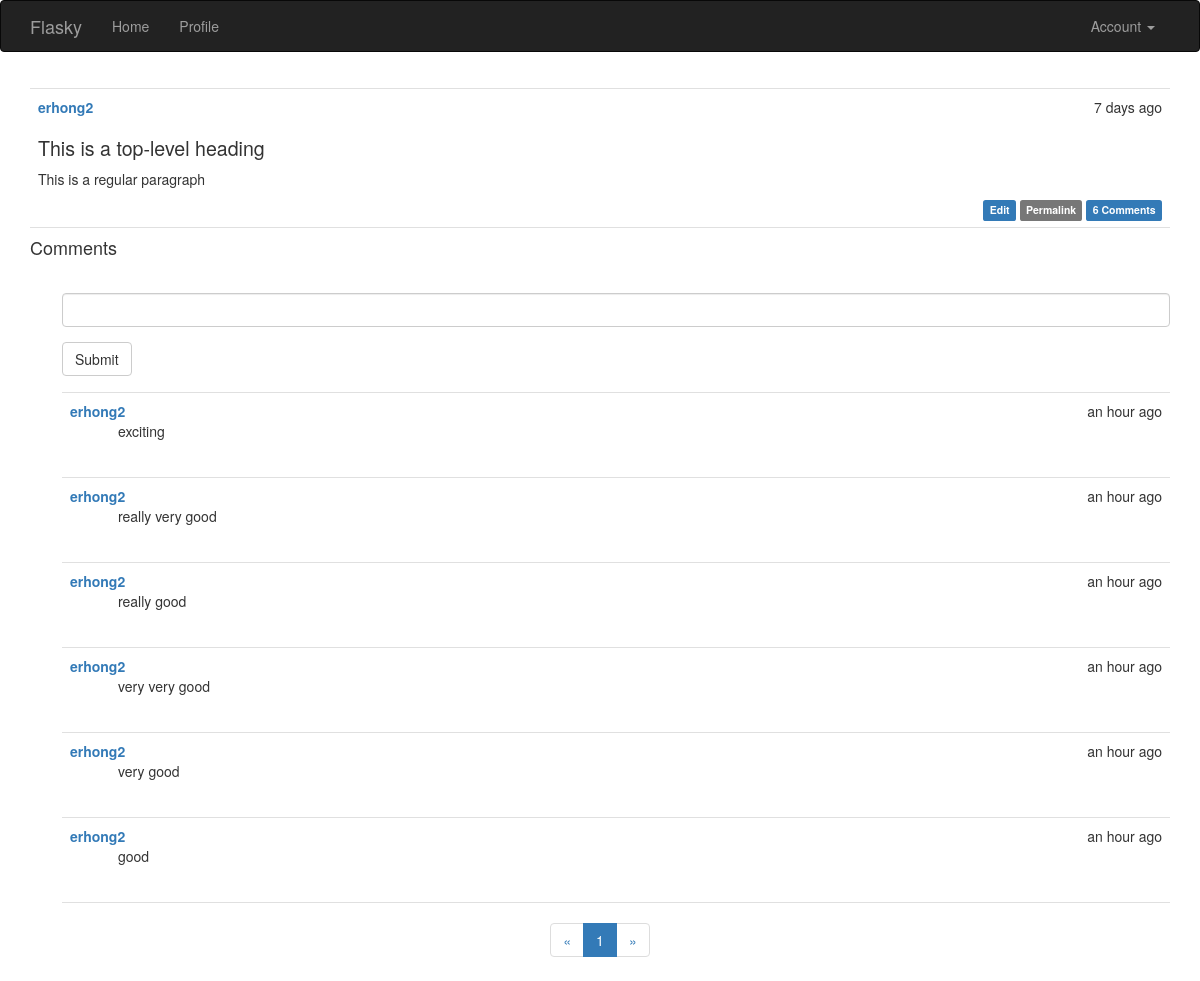
/post/103 (signed in), run on the app's committed database.
### app/models.py (models this page shows, shortened)
class Post(db.Model):
    __tablename__ = 'posts'
    id = db.Column(db.Integer, primary_key=True)
    body = db.Column(db.Text)
    timestamp = db.Column(db.DateTime, index=True, default=datetime.utcnow)
    author_id = db.Column(db.Integer, db.ForeignKey('users.id'))
    body_html = db.Column(db.Text)
    comments = db.relationship('Comment', backref='post', lazy='dynamic')

class User(UserMixin, db.Model):
    __tablename__ = 'users'
    id = db.Column(db.Integer, primary_key=True)
    email = db.Column(db.String(64), unique=True, index=True)
    username = db.Column(db.String(32), unique=True, index=True)
    password_hash = db.Column(db.String(128))
    confirmed = db.Column(db.Boolean, default=False)
    name = db.Column(db.String(64))
    location = db.Column(db.String(64))
    about_me = db.Column(db.Text())
    member_since = db.Column(db.DateTime(), default=datetime.utcnow)
    last_seen = db.Column(db.DateTime(), default=datetime.utcnow)
    role_id = db.Column(db.Integer, db.ForeignKey('roles.id'))
    posts = db.relationship('Post', backref='author', lazy='dynamic')
    followed = db.relationship('Follow',
                                foreign_keys=[Follow.follower_id],
                                backref=db.backref('follower', lazy='joined'),
                                lazy='dynamic',
                                cascade='all, delete-orphan')
    followers = db.relationship('Follow',
                                foreign_keys=[Follow.followed_id],
                                backref=db.backref('followed', lazy='joined'),
                                lazy='dynamic',
                                cascade='all, delete-orphan')
    comments = db.relationship('Comment', backref='author', lazy='dynamic')
    def can(self, permissions):
        return self.role is not None and \
                (self.role.permissions & permissions)
    def ping(self):
        self.last_seen = datetime.utcnow()
        db.session.add(self)
    @property
    def password(self):
        raise AttributeError('password is not a readable attribute')

class Comment(db.Model):
    __tablename__= 'comments'
    id = db.Column(db.Integer, primary_key=True)
    body = db.Column(db.Text)
    body_html = db.Column(db.Text)
    timestamp = db.Column(db.DateTime, index=True, default=datetime.utcnow)
    disabled = db.Column(db.Boolean)
    author_id = db.Column(db.Integer, db.ForeignKey('users.id'))
    post_id = db.Column(db.Integer, db.ForeignKey('posts.id'))

### app/main/views.py (the view, shortened to what this page needs)
@main.route('/post/<int:id>', methods=['GET', 'POST'])
def post(id):
    post = Post.query.get_or_404(id)
    form = CommentForm()
    page = request.args.get('page', 1, type=int)
    if page == -1:
        page = (post.comments.count() - 1) / \
                current_app.config['FLASKY_COMMENTS_PER_PAGE'] + 1
    pagination = post.comments.order_by(Comment.timestamp.desc()).paginate(
                page, per_page=current_app.config['FLASKY_COMMENTS_PER_PAGE'],
                error_out=False)
    comments = pagination.items
    return render_template('post.html', posts=[post], form=form,
                        comments=comments, pagination=pagination)

### app/main/forms.py
class CommentForm(FlaskForm):
    body = StringField('', validators=[Required()])
    submit = SubmitField('Submit')

### app/auth/views.py (called while the page is built)
@auth.before_app_request
def before_request():
    if current_user.is_authenticated:
        current_user.ping()
        if not current_user.confirmed \
            and request.endpoint \
            and request.endpoint[:5] != 'auth.' \
            and request.endpoint != 'static':
                return redirect(url_for('auth.unconfirmed'))

### app/main/__init__.py (called while the page is built)
@main.app_context_processor
def inject_permissions():
    return dict(Permission=Permission)

### app/models.py (called while the page is built)
@login_manager.user_loader
def load_user(user_id):
    return User.query.get(int(user_id))

### app/templates/post.html (shortened to what this page needs)
{% extends "base.html" %}
{% import "bootstrap/wtf.html" as wtf %}
{% import "_macros.html" as macros %}
{% block page_content %}
{% include "_posts.html" %}
<div>
    <h4 id="comments">Comments</h4>
    {% if current_user.can(Permission.COMMENT) %}
        <div class="comment-form">
        {{ wtf.quick_form(form) }}
        </div>
    {% endif %}
    {% include "_comments.html" %}
    {% if pagination %}
    <div class="pagination">
        {{ macros.pagination_widget(pagination, '.post', fragment='#comments', id=posts[0].id) }}
    </div>
    {% endif %}
</div>
{% endblock %}

### app/templates/_posts.html
<ul class="posts">
    {% for post in posts %}
    <li class="post">
        <div class="post-date">{{ moment(post.timestamp).fromNow() }}</div>
        <div class="post-author">
            <a href="{{ url_for('main.user', username=post.author.username) }}">
            {{ post.author.username }}
            </a>
        </div>
            <div class="post-body">
            {% if post.body_html %}
                {{ post.body_html | safe }}
            {% else %}
                {{ post.body }}
            {% endif %}
            </div>
            <div class="post-footer">
                {% if current_user == post.author %}
                <a href="{{ url_for('main.edit', id=post.id) }}">
                    <span class="label label-primary">Edit</span>
                </a>
                {% elif current_user.can(Permission.ADMINISTER) %}
                <a href="{{ url_for('main.edit', id=post.id) }}">
                    <span class="label label-danger">Edit [Admin]</span>
                </a>
                {% endif %}
                <a href="{{ url_for('main.post', id=post.id) }}">
                    <span class="label label-default">Permalink</span>
                </a>
                <a href="{{ url_for('main.post', id=post.id) }}#comments">
                    <span class="label label-primary">
                        {{ post.comments.count() }} Comments
                    </span>
                </a>
            </div>
    </li>
    {% endfor %}
</ul>

### app/templates/_comments.html
<ul class="comments">
    {% for comment in comments %}
    <li class="comment">
        <div class="comment-date">{{ moment(comment.timestamp).fromNow() }}</div>
        <div class="comment-author">
            <a href="{{ url_for('main.user', username=comment.author.username) }}">
            {{ comment.author.username }}
            </a>
        </div>
        <div class="comment-content">
            {% if comment.body_html %}
                {{ comment.body_html | safe }}
            {% else %}
                {{ comment.body }}
            {% endif %}
        </div>
    </li>
    {% endfor %}
</ul>

### app/static/styles.css (style rules this page uses)
ul.posts { list-style-type: none; padding: 0px; margin: 16px 0px 0px 0px; border-top: 1px solid #e0e0e0; }
ul.posts li.post { padding: 8px; border-bottom: 1px solid #e0e0e0; }
div.post-date { float: right; }
div.post-author { font-weight: bold; }
div.post-footer { text-align: right; }
ul.comments { list-style-type: none; padding: 0px; margin: 16px 0px 0px 0px; }
ul.comments li.comment { margin-left: 32px; padding: 8px; border-bottom: 1px solid #e0e0e0; }
ul.comments li.comment:nth-child(1) { border-top: 1px solid #e0e0e0; }
div.comment-date { float: right; }
div.comment-author { font-weight: bold; }
div.comment-content { margin-left: 48px; min-height: 48px; }
div.comment-form { margin: 16px 0px 16px 32px; }
div.pagination { width: 100%; text-align: center; padding: 0px; margin: 0px; }
.post-body h1 { font-size: 140%; }

### data on the page
Post: timestamp "7 days ago", author.username "erhong2", body_html "This is a top-level heading This is a regular paragraph", comments.count "6"
Comment: timestamp "an hour ago", author.username "erhong2", body_html "exciting"
Comment: timestamp "an hour ago", author.username "erhong2", body_html "really very good"
Comment: timestamp "an hour ago", author.username "erhong2", body_html "really good"
Comment: timestamp "an hour ago", author.username "erhong2", body_html "very very good"
Comment: timestamp "an hour ago", author.username "erhong2", body_html "very good"
Comment: timestamp "an hour ago", author.username "erhong2", body_html "good"

### other printed values
{{ page }} "1"
